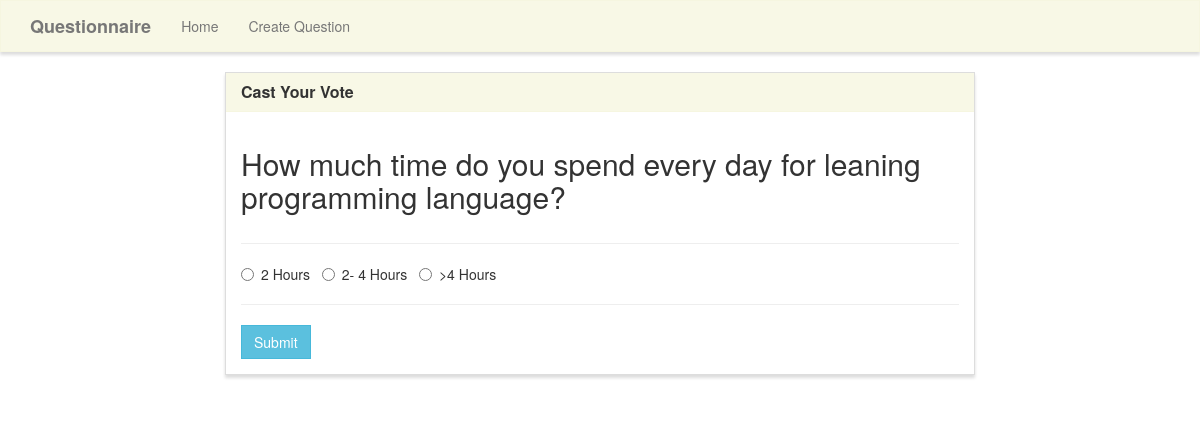
Page /vote/9/ on the committed database.
### poll/models.py (models this page shows, shortened)
class Poll(models.Model):
    question = models.TextField()
    option_one = models.CharField(max_length=30)
    option_two = models.CharField(max_length=30)
    option_three = models.CharField(max_length=30)
    option_one_count = models.IntegerField(default=0)
    option_two_count = models.IntegerField(default=0)
    option_three_count = models.IntegerField(default=0)

### poll/views.py (the view, shortened to what this page needs)
# urls.py: path('vote/<poll_id>/', vote, name='vote'),
def vote(request,poll_id):
    poll = Poll.objects.get(pk=poll_id)
    context = {
        'poll': poll
    }
    return render(request, 'poll/vote.html', context)

### poll/templates/poll/vote.html (shortened to what this page needs)
{% extends "poll/base.html" %}
{% block main %}
<div class="row">
    <div class="col-lg-8 col-lg-offset-2">
        <div class="panel panel-default">
            <div class="panel-heading">
                <h3 class="panel-title">Cast Your Vote</h3>
            </div>
            <div class="panel-body">
                <div class="row">
                    <div class="col-lg-12">
                        <h2>{{ poll.question }}</h2>
                    </div>
                </div>
                <div class="row">
                    <div class="col-lg-12">
                        <hr />
                        <form method="POST">
                            <div class="form-group">
                                <div class="radio">
                                    <label>
                                        <input type="radio" name="poll" value="option1" required>
                                        {{ poll.option_one }}
                                    </label> &nbsp;
                                    <label>
                                        <input type="radio" name="poll" value="option2">
                                        {{ poll.option_two }}
                                    </label> &nbsp;
                                    <label>
                                        <input type="radio" name="poll" value="option3">
                                        {{ poll.option_three }}
                                    </label> &nbsp;
                                </div>
                            </div>
                            <hr />
                            <button type="submit" class="btn btn-info">
                                Submit
                            </button>
                        </form>
                    </div>
                </div>
            </div>
        </div>
    </div>
</div>
{% endblock %}

### poll/static/style.css (style rules this page uses)
.navbar-default, .btn, .form-control, .panel { border-radius: 0; }
.panel-default > .panel-heading { color: #333; background-color: rgba(245, 245, 220, .7); border-color: rgba(245, 245, 220, .6); border-top-left-radius: 0; border-top-right-radius: 0; }
.panel { box-shadow: 0px 3px 3px 0px #ddd; }
a.navbar-brand, .panel-title { font-weight: bolder; }

### rows in the picture
Poll: question "How much time do you spend every day for leaning programming language?", option_one "2 Hours", option_two "2- 4 Hours", option_three ">4 Hours"
